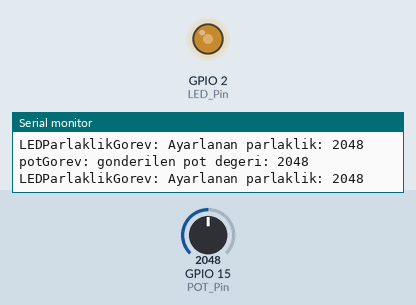
A program run on a simulated ESP32. Shown: output pins drawn as LEDs (lit = HIGH), the last lines printed to the serial monitor. The test bench sets the inputs (shaded band); at power-on: GPIO 15 (POT_Pin) = 2048.

Above: at 1.2 s.
1.3 s: GPIO 15 (POT_Pin) set to 2866
At 2.2 s:
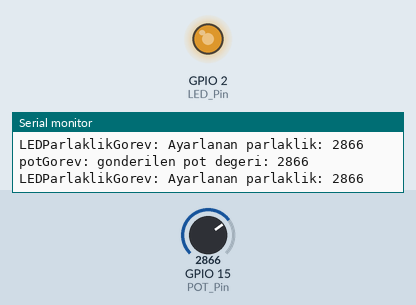
2.8 s: GPIO 15 (POT_Pin) set to 3603
At 3.6 s:
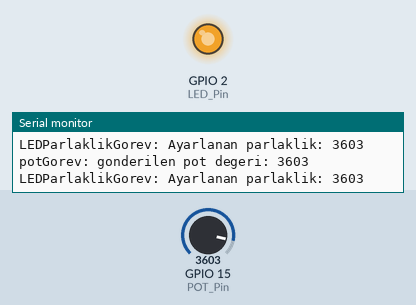
4.3 s: GPIO 15 (POT_Pin) set to 491
At 4.8 s:
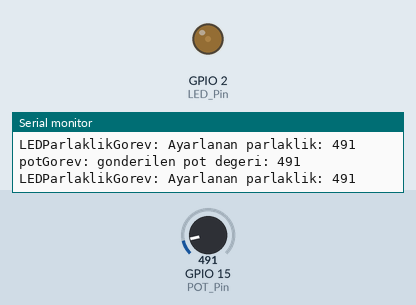
5.8 s: GPIO 15 (POT_Pin) set to 0
At 7.2 s:
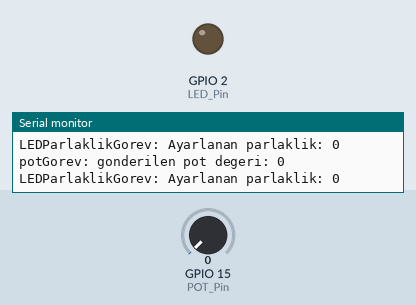
Timing chart, 0 to 8.3 s (numbered marks = the images above; inputs shaded):
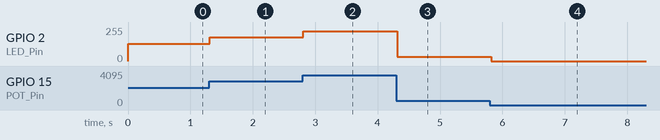

The program:

main.cpp
```cpp
#include <Arduino.h>

#define POT_Pin 15
#define LED_Pin 2
#define PWM_FREK 5000
#define PWM_COZUNURLUK 12  // 12-bit (0–4095)
#define QUEUE_BOYUT 5

// Kuyruk için handle oluşturuldu
QueueHandle_t potQueue = NULL;


//Fonksiyon Prototipleri
void sistemi_baslat(void);
void potGorev(void *parameter) ;
void LEDParlaklikGorev(void *parametre) ;
void gorevleri_olustur(void);
void setup()
{
  sistemi_baslat();
}

void loop()
{

}


void gorevleri_olustur(void)
{
  // Gorevleri oluştur

  //Pot gorevi
  xTaskCreatePinnedToCore(
    potGorev,
    "potGorev",
    3000,  // Görev yığını
    NULL,
    1,
    NULL,
    1  // Çekirdek 1
  );


  //LED parlaklık gorevi
  xTaskCreatePinnedToCore(
    LEDParlaklikGorev,
    "LEDParlaklikGorev",
    3000,
    NULL,
    1,
    NULL,
    1
  );
}


void sistemi_baslat(void)
{
  Serial.begin(9600);

  // LED için PWM başlat
  ledcAttach(LED_Pin, PWM_FREK, PWM_COZUNURLUK);

  // Kuyruk oluştur (5 parça, each uint16_t)
  potQueue = xQueueCreate(QUEUE_BOYUT, sizeof(uint16_t));
  if (potQueue == NULL)
  {
    Serial.println("Kuyruk olusturulamadi!");
    while (1);
  }

  gorevleri_olustur();
}

//*******************************************Oluşturulan görevler*******************************************
void potGorev(void *parameter)
{
  for (;;)
  {
    uint16_t potDeger = analogRead(POT_Pin);  // okuma aralığı 0–4095
    xQueueSend(potQueue, &potDeger, portMAX_DELAY);  // kuyruğa gönder
    Serial.printf("potGorev: gonderilen pot degeri: %u\n", potDeger);
    vTaskDelay(100 / portTICK_PERIOD_MS);  // 100ms
  }
}
void LEDParlaklikGorev(void *parametre)
{
  for (;;)
  {
    uint16_t potValue;
    if (xQueueReceive(potQueue, &potValue, portMAX_DELAY))
    {
      uint16_t parlaklik = potValue;
      ledcWrite(LED_Pin, parlaklik);
      Serial.printf("LEDParlaklikGorev: Ayarlanan parlaklik: %u\n", parlaklik);
    }
  }
}
```

Measured:
- after the input at 1.3 s, GPIO 2 (LED_Pin): 128/255 → 178/255 at once
- after the input at 2.8 s, GPIO 2 (LED_Pin): 178/255 → 224/255 at once
- after the input at 4.3 s, GPIO 2 (LED_Pin): 224/255 → 31/255 at once
- after the input at 5.8 s, GPIO 2 (LED_Pin): 31/255 → 0/255 at once
